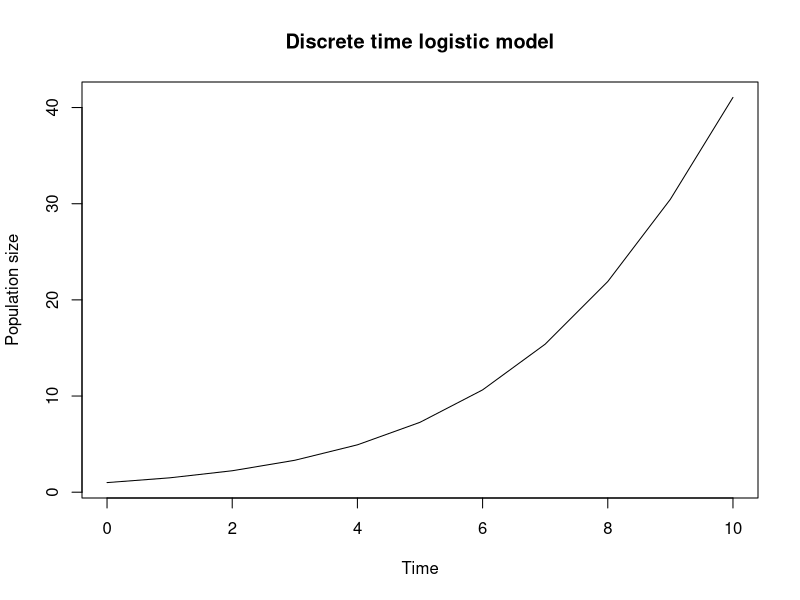

Here is the R script that generated this plot: (Note: this script raises an error after producing the figure.)
##################################################
## Author: Your name                           ###
## Date: 08.18.17                              ###
## Purpose: Simulations  Discrete model        ###
##################################################


rm(list=ls()) # clear


## Discrete model logistic growth

## We want to define a function that calculates the right hand side of the discrete time logistic model. Such a function will take two 'arguments': the current population size and the parameter values. 
##Let 'n' be the current population size, and 'p' be a parameter vector containing two terms, the growth rate (r) and the carrying capacity (K)

## First specify the initial population size and the parameters
n0 = 1
p = c(r = 0.5, K=100) ## c() is a function that simply concatenates the two entries, creating a vector with two entries
p[1] ## prints the first entry in the parameter vector
##   r 
## 0.5
p[2] ## prints the second entry in the parameter vector
##   K 
## 100
## Note that the entries of p are "named" r and K
names(p)
## [1] "r" "K"
## Naming gives us a second way to refer to each parameter
p['r']
##   r 
## 0.5
p['K']
##   K 
## 100
## Naming the parameters is really useful, especially when simulating models with lots of parameters, because it keeps you from having to remember which entry in the vector corresponds to each parameter.

## Now we can define our function
disc.logistic = function(n, p) { ## here are just saying that 'disc.logistic' is a function that takes two arguments
  r = unname(p['r']) ## set the growth rate (dropping the parameter name with 'unname')
  K = unname(p['K']) ## set the carrying capacity
  n1 = n + r * n * (1 - n / K) ## calculate the new population size
  return(n1) ## and return it 
}

## So, to calculate the population size at time t=1, 
n1 = disc.logistic(n0, p) ## call the function with the population size at t=0 and the parameters
n1
## [1] 1.495
## To calculate the population size at t=2, call the function with n=n1 and the parameters
n2 = disc.logistic(n1, p)
n2
## [1] 2.231
## You can continue in this fashion forever, but of course that is pretty annoying because you have to specify the value of 'n' anew each time. A better way to do it would be to create a function that only required you to pass in the initial population size, the parameters, and how many time steps you want to simulate.
disc.logistic.2 = function(n, p, T) { ## T is the total number of time steps
  ## Create a new variable that is a vector of length T, so that N[1] is the initial population size (t=0), N[2] is the population size at time t=1, N[3] = pop'n size at t=2, ..., N[T] = pop'n size at t=T-1 and N[T+1] = pop'n size at t=T
  N = vector(length=T+1)
  N[1] = n ## set the initial value
  ## Create a loop that will increment time by one time unit, calculate the new population size, and save it in our vector
  for (t in 1:T) { 
    N[t+1] = disc.logistic(N[t], p) ## we can call the function we wrote above to calculate the new population size
  }
  return(N) ## return the vector of population sizes
}
n = disc.logistic.2(n0, p, 10) ## calculate just the first 10 time steps
n
##  [1]  1.000  1.495  2.231  3.322  4.928  7.271 10.641 15.396 21.909 30.463
## [11] 41.055
## With this function, we can simulate the model for any number of timesteps we wish. We might also want to plot the results. This can be done with the function plot(). Type ?plot in the R console to see all of the available options for plotting. The best way to plot is to specify both the x and y values. In this case, the x-axis is time, so the x values are the time steps, and the y-axis is population size. 0:10 generates a sequence of integers from 0 to 10 (our time steps). type='l' tells R to make a line plot (as opposed to a dot plot), and the xlab and ylab options sets the x- and y-axis labels.
plot(x=0:10, y=n, type='l', xlab='Time', ylab='Population size', main='Discrete time logistic model')





## Continous model logistic growth

install.packages("deSolve") # instal package
library(deSolve) ## load the functions into the current R environment

## first, we need to define the function that calculates the derivative
## 'ode' requires that the function have three arguments, in this order: 
## t: the time points that you want to record the output
## n: the initial value of the variable(s)
## p: the parameters
cont.logistic = function(t, n, p) { 
  r = unname(p['r'])
  K = unname(p['K'])
  ## calculate the rate of change
  dndt = r * n * (1 - n / K)
  ## return the rate of change as a list object (required by ode)
  list(c(dndt)) ## if you were calculating more than one derivative, you would have c(dn1dt,dn2dnt,etc.)
}

## what times do you want to record the output?
times = seq(0, 10, by=1) ## creates a vector running from 0 to 10 in steps of 1

## what are the parameter values?
p = c(r=0.5, K=100)

## what is the initial population size?
n0 = 1

## call the function 'ode' to do the numerical integration. ode requires four arguments (see ?ode to see other options)
## y: the initial value vector
## times: the vector of time points for recording the output (note that this doesn't affect the accuracy at all)
## func: the function specifying the derivatives
## parms: the parameters required by the function specified by 'func'
n <- as.data.frame(ode(y=n0, times=times, func=cont.logistic, parms=p)) ## can replace ode with lsoda

names(n)<-c("time", "N")


## You can see that what is returned by the function 'ode' is a matrix with two columns: the first column gives the time points, and the second column gives the population size. You can easily plot this:
plot(x=n[,1], y=n[,2], type='l', xlab='Time', ylab='Population size', main='Continuous time logistic model')
